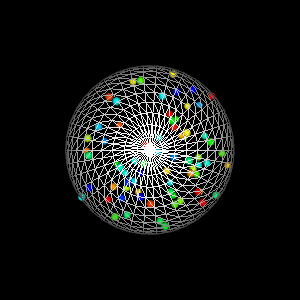

This figure's Python source:
#!/usr/bin/env python

# Demonstrate vtkExtractEnclosedPoints by generating random points and
# extracting those enclosed by a sphere surface, rendering extracted
# points as glyphed spheres.

# Factory overrides
import vtkmodules.vtkInteractionStyle  # noqa: F401
import vtkmodules.vtkRenderingFreeType  # noqa: F401
import vtkmodules.vtkRenderingOpenGL2  # noqa: F401

from vtkmodules.vtkCommonCore import (
    vtkFloatArray,
    vtkPoints,
    vtkRandomPool,
)
from vtkmodules.vtkCommonDataModel import vtkPolyData
from vtkmodules.vtkCommonSystem import vtkTimerLog
from vtkmodules.vtkFiltersCore import vtkGlyph3D
from vtkmodules.vtkFiltersPoints import vtkExtractEnclosedPoints
from vtkmodules.vtkFiltersSources import vtkSphereSource
from vtkmodules.vtkRenderingCore import (
    vtkActor,
    vtkPolyDataMapper,
    vtkRenderWindow,
    vtkRenderWindowInteractor,
    vtkRenderer,
)

num_pts = 500

# Enclosing sphere surface
enclosing_sphere = vtkSphereSource()
enclosing_sphere.SetPhiResolution(25)
enclosing_sphere.SetThetaResolution(38)
enclosing_sphere.SetCenter(4.5, 5.5, 5.0)
enclosing_sphere.SetRadius(2.5)

# Generate random points and scalars
points = vtkPoints()
points.SetNumberOfPoints(num_pts)

points_data = points.GetData()
pool = vtkRandomPool()
pool.PopulateDataArray(points_data, 0, 2.25, 7)
pool.PopulateDataArray(points_data, 1, 1, 10)
pool.PopulateDataArray(points_data, 2, 0.5, 10.5)

scalars = vtkFloatArray()
scalars.SetNumberOfTuples(num_pts)
scalars.SetName("Random Scalars")
pool.PopulateDataArray(scalars, 100, 200)

profile = vtkPolyData()
profile.SetPoints(points)
profile.GetPointData().SetScalars(scalars)

# Extract enclosed points
extract = vtkExtractEnclosedPoints()
extract.SetInputData(profile)
extract.SetSurfaceConnection(enclosing_sphere.GetOutputPort())

timer = vtkTimerLog()
timer.StartTimer()
extract.Update()
timer.StopTimer()
print("Time to extract points: {0}".format(timer.GetElapsedTime()))

# Glyph extracted points
glyph = vtkSphereSource()
glypher = vtkGlyph3D()
glypher.SetInputConnection(extract.GetOutputPort())
glypher.SetSourceConnection(glyph.GetOutputPort())
glypher.SetScaleModeToDataScalingOff()
glypher.SetScaleFactor(0.25)

sphere_mapper = vtkPolyDataMapper()
sphere_mapper.SetInputConnection(enclosing_sphere.GetOutputPort())

sphere_actor = vtkActor()
sphere_actor.SetMapper(sphere_mapper)
sphere_actor.GetProperty().SetRepresentationToWireframe()

points_mapper = vtkPolyDataMapper()
points_mapper.SetInputConnection(glypher.GetOutputPort())
points_mapper.SetScalarRange(100, 200)

points_actor = vtkActor()
points_actor.SetMapper(points_mapper)

# Renderer
renderer = vtkRenderer()
renderer.AddActor(sphere_actor)
renderer.AddActor(points_actor)

# Window
render_window = vtkRenderWindow()
render_window.AddRenderer(renderer)
render_window.SetSize(300, 300)
render_window.SetWindowName("extract enclosed")

# Interactor
interactor = vtkRenderWindowInteractor()
interactor.SetRenderWindow(render_window)

interactor.Initialize()
interactor.Start()
